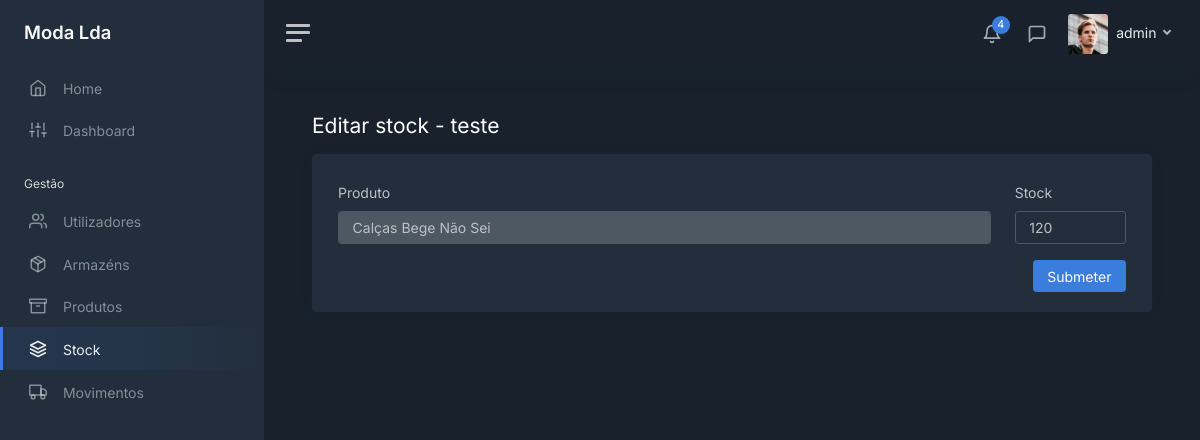
The app's page /stock/1/products/1 (signed in), older data.
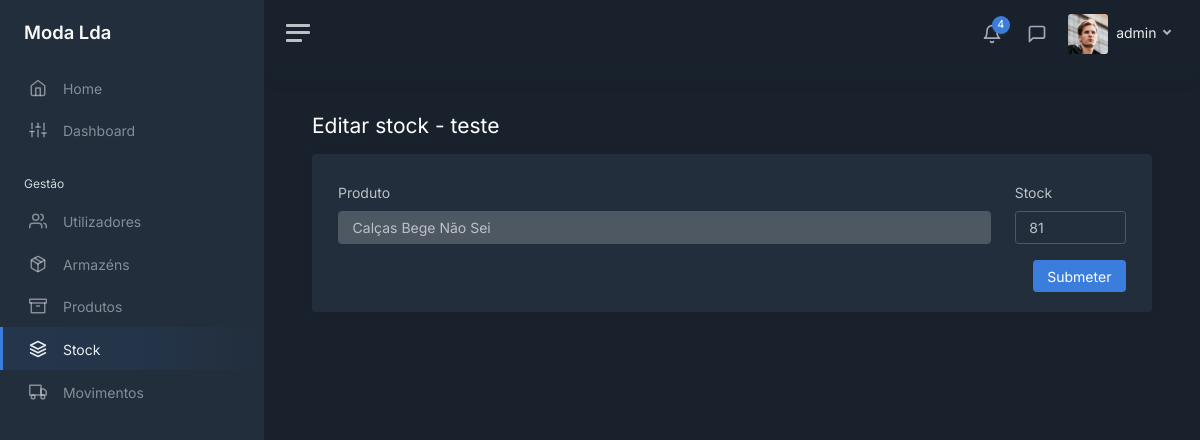
The same page, newer data.
### modules/main/models.py (models this page shows, shortened)
class Product_Warehouse(db.Model):
    __tablename__ = 'products_warehouses'
    __table_args__ = {'extend_existing': True}
    product_id = db.Column(db.Integer, ForeignKey(Product.id), primary_key=True)
    warehouse_id = db.Column(db.Integer, ForeignKey(Warehouse.id), primary_key=True)
    quantity = db.Column(db.Integer)
    product = relationship('Product', foreign_keys='Product_Warehouse.product_id')
    warehouse = relationship('Warehouse', foreign_keys='Product_Warehouse.warehouse_id')

### modules/main/views.py (the view)
@bp.route('/stock/<int:warehouse_id>/products/<int:product_id>', methods=['GET'])
@login_required
def view_stock_warehouse_product(warehouse_id, product_id):
    warehouse = Warehouse.query.filter_by(id=warehouse_id).first_or_404()
    Product.query.filter_by(id=product_id).first_or_404()
    query = text('''
         SELECT
            products.id as id,
            products.name AS name,
            products_warehouses.quantity AS quantity
        FROM
            products
        LEFT JOIN
            products_warehouses ON products_warehouses.product_id = products.id AND products_warehouses.warehouse_id = :warehouse_id
        LEFT JOIN
            warehouses ON warehouses.id = products_warehouses.warehouse_id
        WHERE products.id = :product_id
    ''')
    result = db.session.execute(query, {'warehouse_id': warehouse_id, 'product_id': product_id}).one()
    return render_template('stock/stock_edit.html', user=current_user, tab="stock",
                           warehouse=warehouse, product=result)

### modules/login/models.py (called while the page is built)
@login_manager.user_loader
def load_user(user_id):
    return User.query.get(int(user_id))

### modules/main/templates/stock/stock_edit.html (shortened to what this page needs)
<!DOCTYPE html>
<html lang="en">
<head>
    <link href="/static/css/dashboard.css" rel="stylesheet">
    <link href="https://cdn.datatables.net/1.13.7/css/dataTables.bootstrap5.min.css" rel="stylesheet">
</head>
{% extends 'sidebar.html' %}
{% block content %}
    <div class="row">
        <div class="col float-start">
            <h1 class="h3 mb-3">Editar stock - {{ warehouse.name }}
            </h1>
        </div>
    </div>
    <div class="card">
        <div class="card-body">
            <div class="container-fluid">
                <form method="post" action="">
                    <div class="row">
                        <div class="col-8 col-md-10 mt-2">
                            <label for="product" class="form-label">Produto</label>
                            <input class="form-control" id="product" value="{{ product.name }}" disabled="disabled">
                        </div>
                        <div class="col-4 col-md-2 mt-2">
                            <label for="stock" class="form-label">Stock</label>
                            <input class="form-control" id="stock" name="stock" value="{% if product.quantity is none %}0{% else %}{{ product.quantity }}{% endif %}">
                        </div>
                    </div>
                    <div class="row mt-3">
                        <div class="col">
                            <button type="submit" class="btn btn-primary float-end">Submeter</button>
                        </div>
                    </div>
                </form>
            </div>
        </div>
{% endblock %}

Row changes from the older to the newer data that the page shows:
changed Product_Warehouse: stock "120" → "81"
